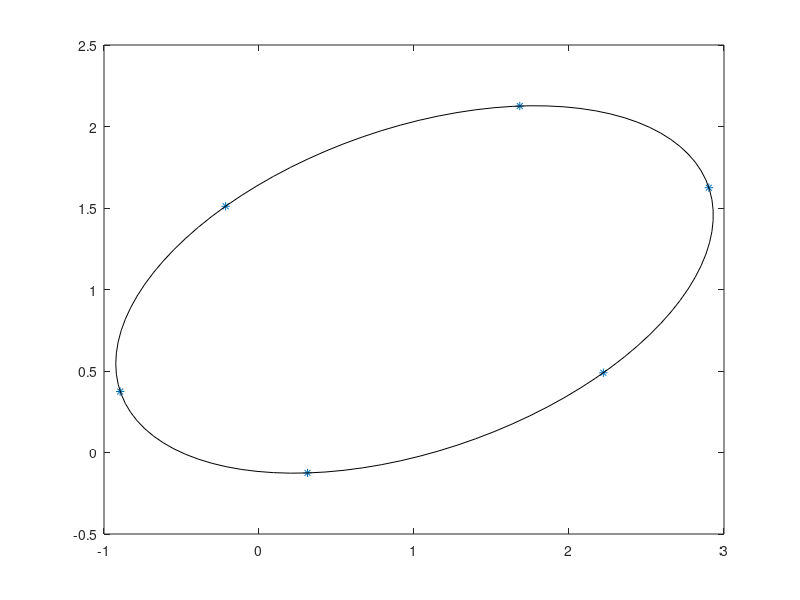

Source code (MATLAB):
% Miguel Nobre Castro
% mnobrecastro@gmail.com
% Created on Feb 17th, 2021
%
% Implementation of "Direct Least Square Fitting of Ellipses" (Fitzgibbon et al., 1999)

function [] = main()

% Generate dataset
N = 6;
model = [2.0, 1.0, 1.0, 1.0, pi/10]';
% th = linspace(0,pi/3)';
th = linspace(2*pi/N,2*pi,N)';
%pts = make_ellipse(model, th, 0.01);

% Dummy dataset
pts = [ 1.6823, -0.2154, -0.8957, 0.3129, 2.2218, 2.9022;
        2.1258, 1.5107, 0.3741, -0.1252, 0.4890, 1.6246;
      ]';

% Plot the dataset
figure(1);
axis equal;
plot(pts(:,1), pts(:,2), '*');

% Direct Least Square Fitting of Ellipses (Fitzgibbon et al., 1999)
con = fit_ellipse(pts(:,1), pts(:,2))

% Formulation transformation Conic -> Parametric (plot purposes)
par = real(conic2parametric(con))
th = linspace(0,2*pi)';
elp = make_ellipse(par, th, 0);

% Plot the Ellipse model
figure(1);
hold on;
plot(elp(:,1), elp(:,2), 'k');
hold off;

end

function con = fit_ellipse(x,y)
    % "Direct Least Square Fitting of Ellipses" (Fitzgibbon et al., 1999)
    %
    % This function approximates an ellipse to a set of (x,y) points.

    % Build design matrix D
    D = [ x.*x, x.*y, y.*y, x, y, ones(size(x)) ];
    % Build scatter matrix S
    S = D'*D
    % Build 6x6 contraint matrix C
    C = zeros(6,6); C(1,3)=-2; C(2,2)=1; C(3,1)=-2
    % %     C = zeros(6,6); C(1,3)=2; C(2,2)=-1; C(3,1)=2;
    % Solve generalized eigensystem: S*a = lambda*C*a
    [gevec, geval] = eig(S,C)
    % %     [gevec, geval] = eig(pinv(S),C);
    % Find the negative eigenvalue
    [NegR, NegC] = find(geval<0 & ~isinf(geval))
    % %     [PosR, PosC] = find(geval>0 & ~isinf(geval));
    % Get fitted Conic eq. params a
    con = gevec(:,NegC)
    % %     con = gevec(:,PosC);
end

function par = conic2parametric(con)
    % Converts Conic parameters to Parametric parameters

    % Conic params
    c_A=con(1); c_B=con(2); c_C=con(3); c_D=con(4); c_E=con(5); c_F=con(6);
    % Build aux 3x3 matrix M0    
    M0 = [  c_F, c_D/2, c_E/2;
            c_D/2, c_A, c_B/2;
            c_E/2, c_B/2, c_C ];
    % Build aux 2x2 matrix M
    M = [   c_A, c_B/2;
            c_B/2, c_C ];
    % Calculate the eigenvalues and eigenvectors of matrix M
    [eigvec, eigval] = eig(M);
    eigval = [eigval(1,1), eigval(2,2)];
    % Order the eigenvalues so that |lambda_1 - c_A| <= |lambda_1 - c_C|
    if (abs(eigval(1)-c_A) > abs(eigval(1)-c_C))
        aux = eigval(1);
        eigval(1) = eigval(2);
        eigval(2) = aux;
    end
    % %     if (eigval(1) > eigval(2))
    % %         aux = eigval(1);
    % %         eigval(1) = eigval(2);
    % %         eigval(2) = aux;
    % %         disp("!!!!!");
    % %     end
    
    % Parametric eq. params
    p_a = sqrt( -det(M0) / (det(M)*eigval(1)) );
    p_b = sqrt( -det(M0) / (det(M)*eigval(2)) );
    p_h = (c_B*c_E-2*c_C*c_D) / (4*c_A*c_C-c_B^2);
    p_k = (c_B*c_D-2*c_A*c_E) / (4*c_A*c_C-c_B^2);
    p_t = acot( (c_A-c_C)/c_B )/2;
    % % p_t = (pi/2 - atan((c_A-c_C)/c_B))/2;
    par = [p_a, p_b, p_h, p_k, p_t]';

%     disp(parametric2conic(par));
%     res = abs(con - real(parametric2conic(par)));
    %disp(res)
end

function con = parametric2conic(par)
    % Converts Parametric parameters to Conic parameters

    % Parametric eq. params
    p_a = par(1); p_b = par(2); p_h = par(3); p_k = par(4); p_t = par(5);
    % Conic eq. params
    c_A = (p_b*cos(p_t))^2 + (p_a*sin(p_t))^2;
    c_B = -2*cos(p_t)*sin(p_t) * (p_a^2-p_b^2);
    c_C = (p_b*sin(p_t))^2 + (p_a*cos(p_t))^2;
    c_D = -2*c_A*p_h - p_k*c_B;
    c_E = -2*c_C*p_k - p_h*c_B;
    c_F = -(p_a*p_b)^2 + c_A*p_h^2 + c_B*p_h*p_k + c_C*p_k^2;
    con = [c_A, c_B, c_C, c_D, c_E, c_F]';
end

function pts = make_ellipse(par, th, noise)
    % Generates the points of an ellipse using it Parametric 'par'
    % equation parameters, with a given rotation 'th' and noise.

    % Parametric eq. params
    p_a=par(1); p_b=par(2); p_h=par(3); p_k=par(4); p_t=par(5);
    % Calculate Ellipse data points
    pts = zeros(length(th),2);
    pts(:,1) = p_h + cos(p_t)* p_a*cos(th) - sin(p_t)* p_b*sin(th);
    pts(:,2) = p_k + sin(p_t)* p_a*cos(th) + cos(p_t)* p_b*sin(th);
    % Introduce noise in the data
    pts(:,1) = pts(:,1) + rand(size(pts(:,1)))*2*noise - noise;
    pts(:,2) = pts(:,2) + rand(size(pts(:,1)))*2*noise - noise;
end

